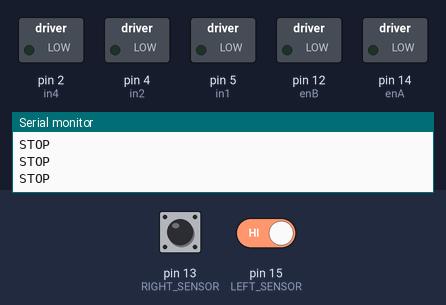
Simulated run of this sketch. Board: Arduino Uno, built with avr-gcc and run on an emulated ATmega328P. Parts: switched loads named in the sketch (green lamp = pin HIGH), the last lines printed to the serial monitor. Dashed ring = blinking. The inputs (shaded band) are chosen by the test bench; at power-on: pin 13 (RIGHT_SENSOR) HIGH, pin 15 (LEFT_SENSOR) HIGH. Pins used as bus, display or sensor lines are not drawn.

Above: at 1.2 s.
1.3 s: pin 13 (RIGHT_SENSOR) driven LOW
At 2.0 s:
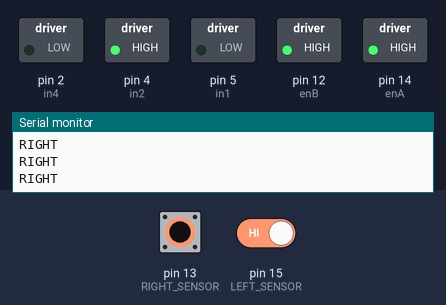
2.8 s: pin 15 (LEFT_SENSOR) driven LOW
At 3.3 s:
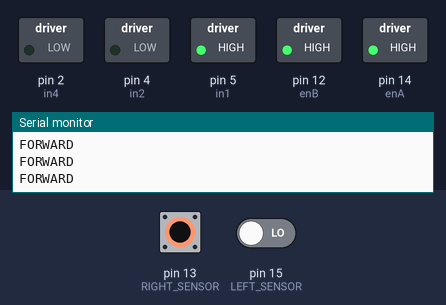
4.3 s: pin 13 (RIGHT_SENSOR) driven HIGH
At 5.4 s:
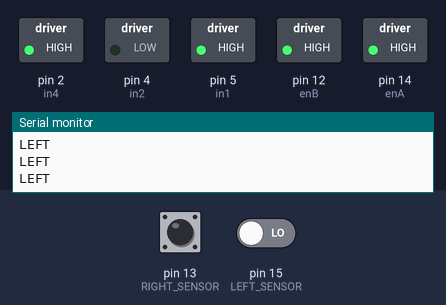
5.8 s: pin 15 (LEFT_SENSOR) driven HIGH
At 6.4 s:
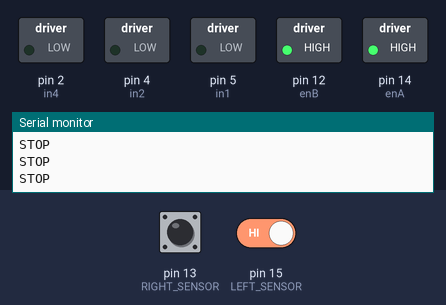
7.3 s: pin 13 (RIGHT_SENSOR) pulsed LOW 2 times (0.12 s each, 0.3 s apart)
At 7.36 s:
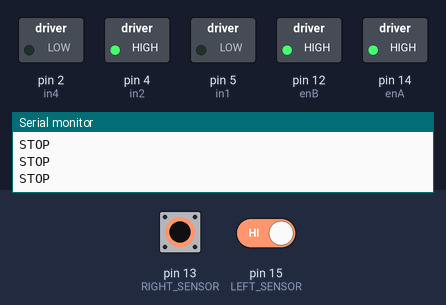
10.9 s: pin 13 (RIGHT_SENSOR) driven LOW and pin 15 (LEFT_SENSOR) driven LOW
At 11.7 s:
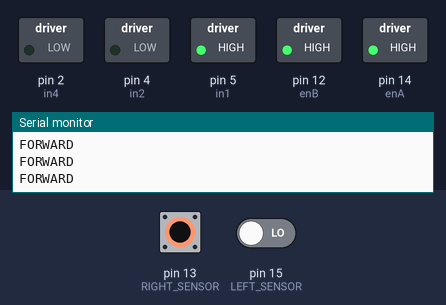
Timing chart, 0 to 13.9 s (numbered marks = the images above; inputs shaded):
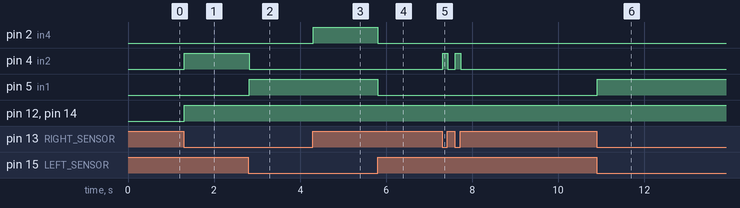

The sketch:

feedbot.ino
```cpp
/*
Code Name: NodeMCU Line Follower Robot Car
Author: Adapted for NodeMCU
Description: Line Follower Robot Car using NodeMCU with digital sensors.
*/

#define in1 5   // GPIO5 (D1 on NodeMCU)
#define in2 4   // GPIO4 (D2 on NodeMCU)
#define in3 0   // GPIO0 (D3 on NodeMCU)
#define in4 2   // GPIO2 (D4 on NodeMCU)
#define enA 14  // GPIO14 (D5 on NodeMCU)
#define enB 12  // GPIO12 (D6 on NodeMCU)

#define LEFT_SENSOR 15  // Analog pin A0 for the Left Sensor
#define RIGHT_SENSOR 13 // GPIO13 (D7) for the Right Sensor (Digital Pin)

int M1_Speed = 400; // speed of motor 1
int M2_Speed = 400; // speed of motor 2
int LeftRotationSpeed = 800;  // Left Rotation Speed
int RightRotationSpeed = 800; // Right Rotation Speed

void setup() {
  Serial.begin(9600); // open the serial port at 9600 bps:
  pinMode(in1, OUTPUT);
  pinMode(in2, OUTPUT);
  pinMode(in3, OUTPUT);
  pinMode(in4, OUTPUT);

  pinMode(enA, OUTPUT);
  pinMode(enB, OUTPUT);

  pinMode(LEFT_SENSOR, INPUT);  // Left sensor as digital input
  pinMode(RIGHT_SENSOR, INPUT); // Right sensor as digital input
}

void loop() {
  int LEFT_SENSOR_STATE = digitalRead(LEFT_SENSOR);
  int RIGHT_SENSOR_STATE = digitalRead(RIGHT_SENSOR);

  if (RIGHT_SENSOR_STATE == 0 && LEFT_SENSOR_STATE == 0) {
    forward(); // FORWARD
  } else if (RIGHT_SENSOR_STATE == 0 && LEFT_SENSOR_STATE == 1) {
    right(); // Move Right
  } else if (RIGHT_SENSOR_STATE == 1 && LEFT_SENSOR_STATE == 0) {
    left(); // Move Left
  } else if (RIGHT_SENSOR_STATE == 1 && LEFT_SENSOR_STATE == 1) {
    Stop(); // STOP
  }
}

void forward() {
  Serial.println("FORWARD");
  digitalWrite(in1, HIGH);
  digitalWrite(in2, LOW);
  digitalWrite(in3, HIGH);
  digitalWrite(in4, LOW);

  analogWrite(enA, M1_Speed);
  analogWrite(enB, M2_Speed);
}

void backward() {
  Serial.println("STOP");
  digitalWrite(in1, LOW);
  digitalWrite(in2, HIGH);
  digitalWrite(in3, LOW);
  digitalWrite(in4, HIGH);

  analogWrite(enA, M1_Speed);
  analogWrite(enB, M2_Speed);
}

void right() {
  Serial.println("RIGHT");
  digitalWrite(in1, LOW);
  digitalWrite(in2, HIGH);
  digitalWrite(in3, HIGH);
  digitalWrite(in4, LOW);

  analogWrite(enA, LeftRotationSpeed);
  analogWrite(enB, RightRotationSpeed);
}

void left() {
  Serial.println("LEFT");
  digitalWrite(in1, HIGH);
  digitalWrite(in2, LOW);
  digitalWrite(in3, LOW);
  digitalWrite(in4, HIGH);

  analogWrite(enA, LeftRotationSpeed);
  analogWrite(enB, RightRotationSpeed);
}

void Stop() {
  Serial.println("STOP");
  digitalWrite(in1, LOW);
  digitalWrite(in2, LOW);
  digitalWrite(in3, LOW);
  digitalWrite(in4, LOW);
}
```

Measured:
- after the input at 1.3 s, pin 4 (in2), pin 12 (enB), pin 14 (enA): LOW → HIGH at once
- after the input at 2.8 s, pin 4 (in2): HIGH → LOW at once; pin 5 (in1): LOW → HIGH at once
- after the input at 4.3 s, pin 2 (in4): LOW → HIGH at once
- after the input at 5.8 s, pin 2 (in4), pin 5 (in1): HIGH → LOW at once
- after the input at 7.3 s, pin 4 (in2): alternates HIGH for 0.12 s and LOW for 0.18 s, 4 changes in all, then stays LOW, starting at once
- after the input at 10.9 s, pin 5 (in1): LOW → HIGH at once
